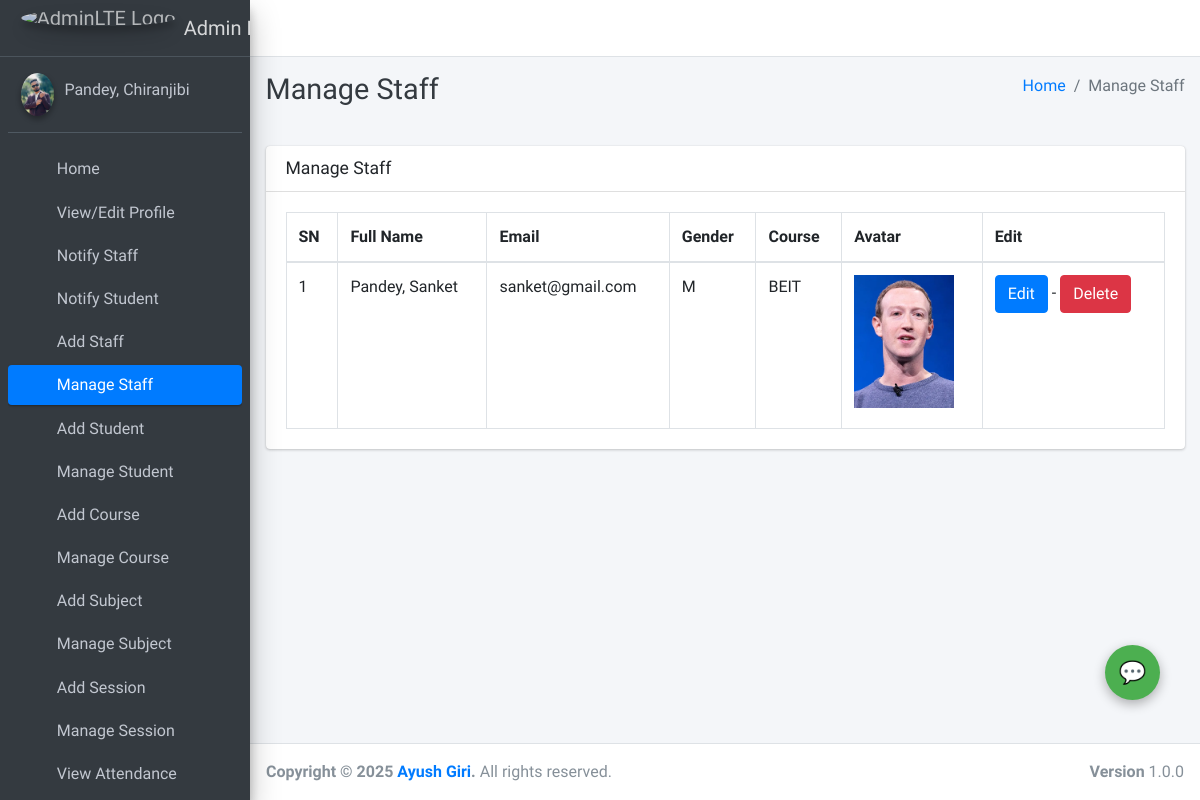
Page /staff/manage/ (signed in) on the committed database.
### main_app/models.py (models this page shows, shortened)
class CustomUser(AbstractUser):
    USER_TYPE = ((1, "HOD"), (2, "Staff"), (3, "Student"))
    GENDER = [("M", "Male"), ("F", "Female")]
    username = None  # Removed username, using email instead
    email = models.EmailField(unique=True)
    user_type = models.CharField(default=1, choices=USER_TYPE, max_length=1)
    gender = models.CharField(max_length=1, choices=GENDER)
    profile_pic = models.ImageField()
    address = models.TextField()
    fcm_token = models.TextField(default="")  # For firebase notifications
    created_at = models.DateTimeField(auto_now_add=True)
    updated_at = models.DateTimeField(auto_now=True)
    USERNAME_FIELD = "email"
    REQUIRED_FIELDS = []
    objects = CustomUserManager()
    def __str__(self):
        return self.last_name + ", " + self.first_name

class Staff(models.Model):
    course = models.ForeignKey(Course, on_delete=models.DO_NOTHING, null=True, blank=False)
    admin = models.OneToOneField(CustomUser, on_delete=models.CASCADE)

class Course(models.Model):
    name = models.CharField(max_length=120)
    created_at = models.DateTimeField(auto_now_add=True)
    updated_at = models.DateTimeField(auto_now=True)

### main_app/hod_views.py (the view)
# urls.py: path("staff/manage/", hod_views.manage_staff, name='manage_staff'),
def manage_staff(request):
    allStaff = CustomUser.objects.filter(user_type=2)
    context = {
        'allStaff': allStaff,
        'page_title': 'Manage Staff'
    }
    return render(request, "hod_template/manage_staff.html", context)

### main_app/templates/hod_template/manage_staff.html
{% extends 'main_app/base.html' %}
{% load static %}
{% block page_title %}{{page_title}}{% endblock page_title %}
{% block content %}
<section class="content">
    <div class="container-fluid">
        <div class="row">
            <div class="col-md-12">
                <div class="card">
                    <div class="card-header">
                        <h3 class="card-title">{{page_title}}</h3>
                    </div>
                    <div class="card-body">
                        <table id="example2" class="table table-bordered table-hover">
                            <thead>
                                <tr>
                                    <th>SN</th>
                                    <th>Full Name</th>
                                    <th>Email</th>
                                    <th>Gender</th>
                                    <th>Course</th>
                                    <th>Avatar</th>
                                    <th>Edit</th>
                                </tr>
                            </thead>
                            <tbody>
                                {% for staff in allStaff %}
                                <tr>
                                    <td>{{ forloop.counter }}</td>
                                    <td>{{staff.last_name}}, {{staff.first_name}}</td>
                                    <td>{{staff.email}}</td>
                                    <td>{{staff.gender}}</td>
                                    <td>{{staff.staff.course.name}}</td>
                                    <td>
                                        {% if staff.profile_pic == ""  %}
                                        No Image
                                        {% else %}
                                        <img class="img img-fluid mb-2" height="100" width="100"
                                            src="{{staff.profile_pic}}" alt="">
                                        {% endif %}
                                    </td>
                                    <td>
                                        <a href="{% url 'edit_staff' staff.staff.id %}" class="btn btn-primary">Edit</a> -
                                        <a href="{% url 'delete_staff' staff.staff.id %}" class="btn btn-danger" onclick="return confirm('Are you sure about this ?')">Delete</a>
                                    </td>
                                </tr>
                                {% endfor %}
                            </tbody>
                        </table>
                    </div>
                </div>
            </div>
        </div>
    </div>
</section>
{% endblock content %}

### main_app/templates/main_app/sidebar_template.html (shortened to what this page needs)
{% load static %}
<aside class="main-sidebar sidebar-dark-primary elevation-4">
{% if request.user.user_type == '1' %}
    <a href="{% url 'admin_home' %}" class="brand-link">
        <img src="{% static 'dist/img/AdminLTELogo.png' %} " alt="AdminLTE Logo"
            class="brand-image img-circle elevation-3" style="opacity: .8">
        <span class="brand-text font-weight-light">Admin Panel</span>
    </a>
    <div class="sidebar">
        <div class="user-panel mt-3 pb-3 mb-3 d-flex">
            <div class="image">
                <img src="{{ request.user.profile_pic}}" class="img-circle elevation-2" alt="User Image">
            </div>
            <div class="info">
                <a href="#" class="d-block">{{user}}</a>
            </div>
        </div>
        <nav class="mt-2">
            <ul class="nav nav-pills nav-sidebar flex-column" data-widget="treeview" role="menu" data-accordion="false">
                <li class="nav-item">
                    {% url 'admin_home' as admin_home %}
                    <a href="{{admin_home}}" class="nav-link {% if admin_home == request.path %} active {% endif %}">
                        <i class="nav-icon fas fa-th"></i>
                        <p>
                            Home
                        </p>
                    </a>
                </li>
                <li class="nav-item">
                    {% url 'admin_view_profile' as admin_view_profile %}
                    <a href="{{admin_view_profile}}" class="nav-link {% if admin_view_profile == request.path %} active {% endif %}">
                        <i class="nav-icon fas fa-th"></i>
                        <p>
                            View/Edit Profile
                        </p>
                    </a>
                </li>
                <li class="nav-item">
                    {% url 'admin_notify_staff' as admin_notify_staff %}
                    <a href="{{admin_notify_staff}}" class="nav-link {% if admin_notify_staff == request.path %} active {% endif %}">
                        <i class="nav-icon fas fa-th"></i>
                        <p>
                            Notify Staff
                        </p>
                    </a>
                </li>
                <li class="nav-item">
                    {% url 'admin_notify_student' as admin_notify_student %}
                    <a href="{{admin_notify_student}}" class="nav-link {% if admin_notify_student == request.path %} active {% endif %}">
                        <i class="nav-icon fas fa-th"></i>
                        <p>
                            Notify Student
                        </p>
                    </a>
                </li>
                <li class="nav-item">
                    {% url 'add_staff' as add_staff %}
                    <a href="{{add_staff}}" class="nav-link {% if add_staff == request.path %} active {% endif %}">
                        <i class="nav-icon fas fa-th"></i>
                        <p>
                            Add Staff
                        </p>
                    </a>
                </li>
                <li class="nav-item">
                    {% url 'manage_staff' as manage_staff %}
                    {% url 'edit_staff' staff_id as edit_staff %}
                    <a href="{{manage_staff}}"
                        class="nav-link {% if manage_staff == request.path or request.path == edit_staff %} active {% endif %}">
                        <i class="nav-icon fas fa-th"></i>
                        <p>
                            Manage Staff
                        </p>
                    </a>
                </li>
                <li class="nav-item">
                    {% url 'add_student' as add_student%}
                    <a href="{{add_student}}" class="nav-link  {% if add_student == request.path %} active {% endif %}">
                        <i class="nav-icon fas fa-th"></i>
                        <p>
                            Add Student
                        </p>
                    </a>
                </li>
                <li class="nav-item">
                    {% url 'manage_student' as manage_student %}
                    {% url 'edit_student' student_id as edit_student %}
                    <a href="{{manage_student}}"
                        class="nav-link  {% if edit_student == request.path or manage_student == request.path %} active {% endif %}">
                        <i class="nav-icon fas fa-th"></i>
                        <p>
                            Manage Student
                        </p>
                    </a>
                </li>
                <li class="nav-item">
                    {% url 'add_course' as add_course %}
                    <a href="{{add_course}}" class="nav-link  {% if add_course == request.path %} active {% endif %}">
                        <i class="nav-icon fas fa-th"></i>
                        <p>
                            Add Course
                        </p>
                    </a>
                </li>
                <li class="nav-item">
                    {% url 'manage_course' as manage_course %}
                    {% url 'edit_course' course_id as edit_course %}
                    <a href="{{manage_course}}"
                        class="nav-link  {% if edit_course == request.path or manage_course == request.path %} active {% endif %}">
                        <i class="nav-icon fas fa-th"></i>
                        <p>
                            Manage Course
                        </p>
                    </a>
                </li>
                <li class="nav-item">
                    {% url 'add_subject' as add_subject %}
                    <a href="{{add_subject}}" class="nav-link  {% if add_subject == request.path %} active {% endif %}">
                        <i class="nav-icon fas fa-th"></i>
                        <p>
                            Add Subject
                        </p>
                    </a>
                </li>
                <li class="nav-item">
                    {% url 'manage_subject' as manage_subject %}
                    {% url 'edit_subject' subject_id as edit_subject %}
                    <a href="{{manage_subject}}"
                        class="nav-link  {% if edit_subject == request.path or manage_subject == request.path %} active {% endif %}">
                        <i class="nav-icon fas fa-th"></i>
                        <p>
                            Manage Subject
                        </p>
                    </a>
                </li>
                <li class="nav-item">
                    {% url 'add_session' as add_session %}
                    <a href="{{add_session}}" class="nav-link  {% if add_session == request.path %} active {% endif %}">
                        <i class="nav-icon fas fa-th"></i>
                        <p>
                            Add Session
                        </p>
                    </a>
                </li>
                <li class="nav-item">
                {% url 'manage_session' as manage_session %}
                {% url 'edit_session' session_id as edit_session %}
                <a href="{{manage_session}}"
                    class="nav-link  {% if edit_session == request.path or manage_session == request.path %} active {% endif %}">
                    <i class="nav-icon fas fa-th"></i>
                    <p>
                        Manage Session
                    </p>
                </a>
        </li>
                <li class="nav-item">
                    {% url 'admin_view_attendance' as admin_view_attendance %}
                    <li class="nav-item">
                        <a href="{{admin_view_attendance}}" class="nav-link  {% if admin_view_attendance == request.path %} active {% endif %}">
                            <i class="nav-icon fas fa-th"></i>
                            <p>
                                View Attendance
                            </p>
                        </a>
                    </li>
{% endif %}
</ul>
</nav>
</div>
</aside>

### main_app/templates/main_app/footer.html (style rules this page uses)
html, body { overflow-x: hidden; overflow-y: auto; }

### rows in the picture
CustomUser: last_name+first_name "Pandey, Chiranjibi"
CustomUser: last_name "Pandey", first_name "Sanket", email "sanket@gmail.com", gender "M", staff.course.name "BEIT", profile_pic (picture)

### other values in the picture
{{ page_title }} "Manage Staff"
